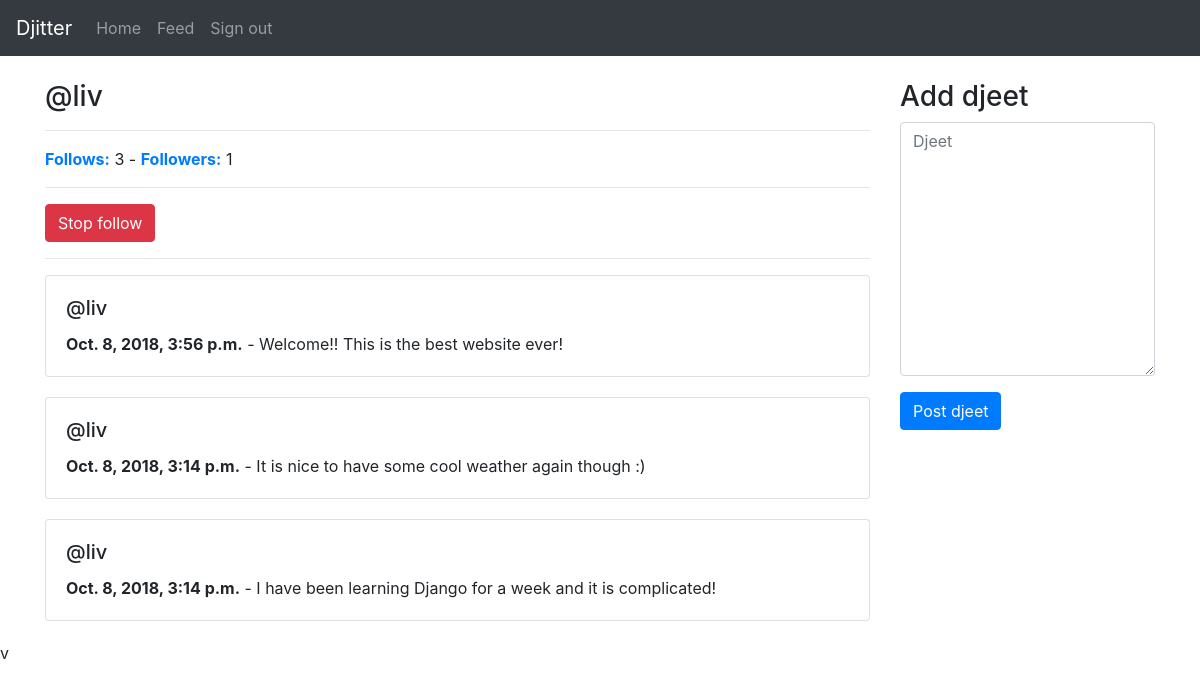
The app's page /liv/ (signed in) with its own data.
### djeeterprofile/models.py (models this page shows)
class DjeeterProfile(models.Model):
    user = models.OneToOneField(User, on_delete=models.DO_NOTHING)
    follows = models.ManyToManyField('self', related_name='followed_by', symmetrical=False)

### djeet/models.py (models this page shows, shortened)
class Djeet(models.Model):
    user = models.ForeignKey(User, related_name='djeets', on_delete=models.DO_NOTHING)
    body = models.CharField(max_length=255)
    created_at = models.DateTimeField(auto_now_add=True)
    class Meta:
        ordering = ('-created_at',)

### djeeterprofile/views.py (the view)
# urls.py: path('<str:username>/', profile, name='profile'),
@login_required
def profile(request, username):  # Replace the old profile view with this one
    if request.user.is_authenticated:
        user = User.objects.get(username=username)
        if request.method == 'POST':
            form = DjeetForm(data=request.POST)
            if form.is_valid():
                djeet = form.save(commit=False)
                djeet.user = request.user
                djeet.save()
                redirecturl = request.POST.get('redirect', '/')
                return redirect(redirecturl)
        else:
            form = DjeetForm()
        return render(request, 'profile.html', {'form': form, 'user': user})
    else:
        return redirect('/')

### djeet/forms.py
class DjeetForm(forms.ModelForm):
    body = forms.CharField(required=True, widget=forms.widgets.Textarea(attrs={'placeholder': 'Djeet', 'class': 'form-control'}))
    class Meta:
        model = Djeet
        exclude = ('user',)

### templates/profile.html (shortened to what this page needs)
{% extends 'templates/base.html' %}
{% block main %}
<div class="row">
  <div class="col-9">
    <h3>@{{ user.username }}</h3>
    <hr>
    <b><a href="/{{ user.username }}/follows/">Follows:</a></b> {{ user.djeeterprofile.follows.count }} -
    <b><a href="/{{ user.username }}/followers/">Followers:</a></b> {{ user.djeeterprofile.followed_by.count }}
    {% ifnotequal request.user user %}
      <hr>
      {% if request.user.djeeterprofile in user.djeeterprofile.followed_by.all %}
        <a href="/{{ user.username }}/stopfollow/" class="btn btn-danger">Stop follow</a>
      {% else %}
        <a href="/{{ user.username }}/follow/" class="btn btn-success">Follow</a>
      {% endif %}
    {% endifnotequal %}
    <hr>
    {% if user.djeets.all %}
      {% for djeet in user.djeets.all %}
        <div class="card" style="margin-bottom: 20px;">
          <div class="card-body">
            <h5 class="card-title">@{{ djeet.user.username }}</h5>
            <p class="card-text"><b>{{ djeet.created_at }}</b> - {{ djeet.body }}</p>
          </div>
        </div>
      {% endfor %}
    {% else %}
      <p>No djeets yet!</p>
    {% endif %}
  </div>
  <div class="col-3">
    <h3>Add djeet</h3>
    <form action="." method="post">
      {% for field in form %}
        <div class="form-group">
          {{ field }}
        </div>
      {% endfor %}
      <input type="submit" value="Post djeet" class="btn btn-primary">
    </form>
  </div>
</div>
{% endblock %}

### records on screen
Djeet: user.username "liv", created_at "Oct. 8, 2018, 3:56 p.m.", body "Welcome!! This is the best website ever!"
Djeet: user.username "liv", created_at "Oct. 8, 2018, 3:14 p.m.", body "It is nice to have some cool weather again though :)"
Djeet: user.username "liv", created_at "Oct. 8, 2018, 3:14 p.m.", body "I have been learning Django for a week and it is complicated!"

### other values on screen
{{ user.username }} "liv"
{{ user.djeeterprofile.follows.count }} "3"
{{ user.djeeterprofile.followed_by.count }} "1"
